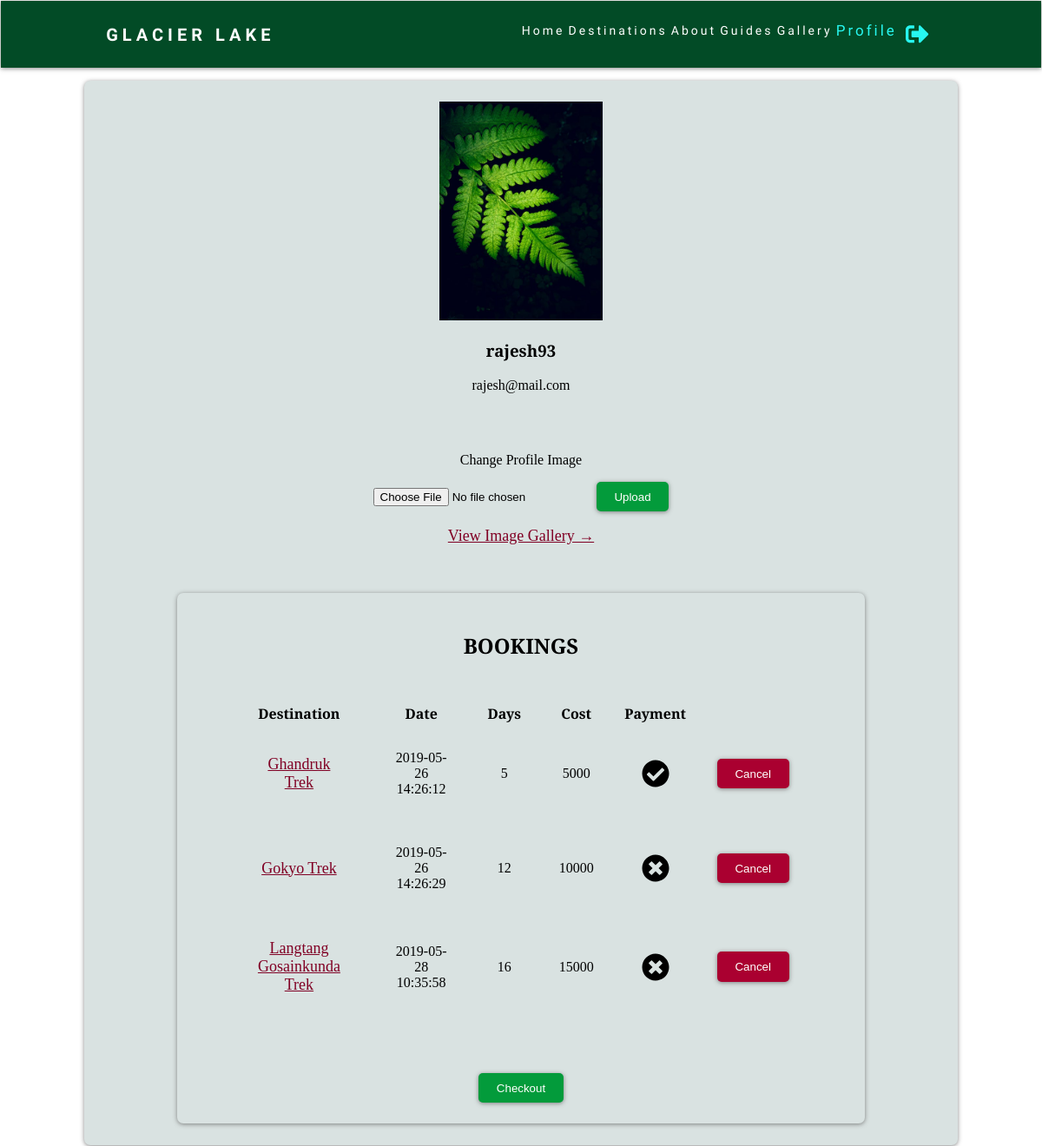
Page /userprofile.php (signed in) on the committed database.
### tables this page shows
CREATE TABLE `user` (
  `id` int(11) NOT NULL,
  `username` varchar(128) NOT NULL,
  `email` varchar(128) NOT NULL,
  `password` varchar(128) NOT NULL,
  `profimg` varchar(128) NOT NULL DEFAULT 'userlog.png',
  `level` tinyint(2) NOT NULL DEFAULT '0'
);

CREATE TABLE `bookings` (
  `id` int(11) NOT NULL,
  `destid` int(11) NOT NULL,
  `uid` int(11) NOT NULL,
  `date` datetime NOT NULL,
  `payment` smallint(2) NOT NULL DEFAULT '0',
  `days` int(11) NOT NULL,
  `cost` int(11) NOT NULL
);

CREATE TABLE `destination` (
  `destid` int(11) NOT NULL,
  `destname` varchar(128) NOT NULL,
  `cost` int(11) NOT NULL,
  `overview` text NOT NULL,
  `days` int(11) NOT NULL,
  `descrip` text NOT NULL,
  `destimg` varchar(128) NOT NULL,
  `bdays` int(11) NOT NULL,
  `bcost` int(11) NOT NULL
);

### userprofile.php (the view, shortened to what this page needs)
<?php
include("includes/header2.php")
?>
<!DOCTYPE html>
<html>
<head>
</head>
<body>
	<div class="wrapper">
	<div class="uprofile">
		<div class="box">
			<?php
			$id = $_SESSION['id'];
			$sql = "SELECT * FROM user WHERE id='$id'";
			$result = mysqli_query($connection, $sql);
			$row = mysqli_fetch_assoc($result);
			$profimg = $row['profimg'];
			$username = $row['username'];
			$email = $row['email'];
			echo "<div class='profpic'>
			<img src='uploads/".$profimg."?'".mt_rand()." width='20%' height='20%'>
			</div>";
			echo "<h3>".$username."</h3>";
			echo "<p>".$email."</p>";
			?>
			<div class="profupload">
				<br><br>
			<p>Change Profile Image</p>
			<form action="includes/upload.php" method="POST" enctype="multipart/form-data">
				<input type="file" name="file">
				<button class="btn" type="submit" name="submit"> Upload </button>
			</form><br>
			<a class="norml" href="gallery.php">View Image Gallery &#8594;</a>
			</div><br><br><br>
			<div class="wrapper">
				<div class='box'>
					<h2>BOOKINGS</h2>
				<?php
				$sql2 = "SELECT * FROM bookings WHERE uid='$id'";
				$result2 = mysqli_query($connection, $sql2);
				echo "<table class='tabl'>
					<tr><th>Destination</th>
					<th>Date</th>
					<th>Days</th>
					<th>Cost</th>
					<th>Payment</th>
					<th></th></tr>";
				while ($row2 = mysqli_fetch_assoc($result2)) {
					$destid = $row2['destid'];
					$bookid = $row2['id'];
					$sql3 = "SELECT * FROM destination WHERE destid='$destid'";
					$result3 = mysqli_query($connection, $sql3);
					$row3 = mysqli_fetch_assoc($result3);
					$destid = $row3['destid'];
					$destname = $row3['destname'];
					echo "<tr>
					<td><a href='destdetails.php?id=".$destid."' class='norml'>".$destname."</a></td>
					<td>".$row2['date']."</td>
					<td>".$row2['days']."</td>
					<td>".$row2['cost']."</td>
					<td>";
					if ($row2['payment']==0) {
						echo "<i class='fas fa-times-circle fa-2x'></i>";
					}else{
						echo "<i class='fas fa-check-circle fa-2x'></i>";
					}
					echo "</td>
					<td><form method='POST' action='includes/cancelfunc.php'>
					<input type='hidden' name='bookid' value='".$bookid."'>
					<button type='submit' name='cancelbook' class='btnx'>Cancel</button></form>
					</td>
					</tr>";
				}
				echo "</table>";
				?><br><br>
				<form class='paypal' action='payments.php' method='post' id='paypal_form'>
			        <input type='submit' class='btn' name='submit' value='Checkout'/>
			    </form>
			</div>
			</div>
		</div>
	</div>
</div>
</body>
</html>

### css/style.css (style rules this page uses)
body { display: block;; background: white; margin: 1px !important; font-family: 'Alegreya', serif; }
.norml { text-decoration: underline; font-size: 18px; color:#800024; }
.btnx { background: #aa0030; color: white; padding: 0.6rem 1.3rem; text-decoration: none; border: 0; border-radius: 5px; box-shadow: 0 1px 5px rgba(104, 104, 104, 0.8); cursor: pointer }
.btn { background: #039b3b; color: white; padding: 0.6rem 1.3rem; text-decoration: none; border: 0; border-radius: 5px; box-shadow: 0 1px 5px rgba(104, 104, 104, 0.8); cursor: pointer; }
img { max-width: 100%; }
.wrapper { margin:1px 8%; display: grid; grid-gap: 20px; }
.box { background: #d9e2e1; text-align: center; padding: 1.5rem 2rem; box-shadow: 0 1px 5px rgba(104, 104, 104, 0.8); border-radius: 7px; }
.tabl { width: 100%; border-spacing: 5px; padding: 25px; }
.table th,td { padding: 25px; }

### rows in the picture
user: profimg (picture), username "rajesh93", email "rajesh@mail.com"
bookings: destid.destname "Ghandruk Trek", date "2019-05-26 14:26:12", days "5", cost "5000", payment 1 (drawn)
bookings: destid.destname "Gokyo Trek", date "2019-05-26 14:26:29", days "12", cost "10000", payment 0 (drawn)
bookings: destid.destname "Langtang Gosainkunda Trek", date "2019-05-28 10:35:58", days "16", cost "15000", payment 0 (drawn)
